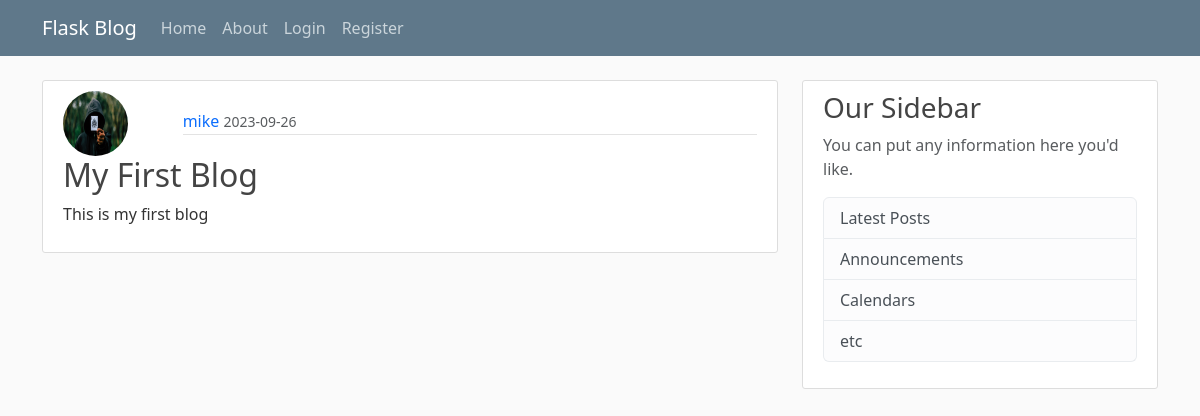
Before: / with the older database file.
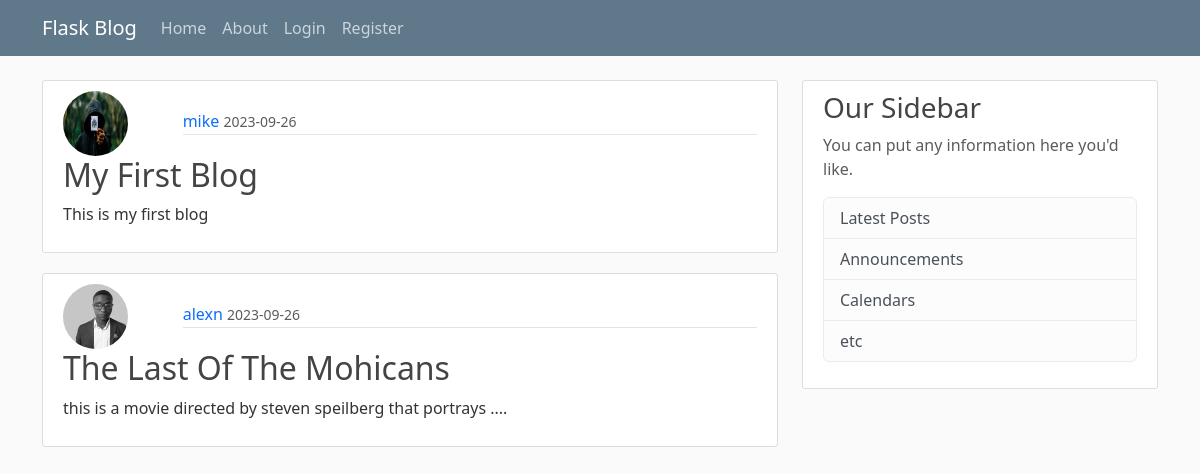
After: the same page with the newer database file.
### flaskblog/models.py (models this page shows, shortened)
class Post(db.Model):
    id = db.Column(db.Integer, primary_key=True)
    title = db.Column(db.String(100), nullable=False)
    date_posted = db.Column(db.DateTime, nullable=False, default=datetime.utcnow)
    content = db.Column(db.Text(), nullable=False)
    user_id = db.Column(db.Integer, db.ForeignKey('user.id'), nullable=False)

class User(db.Model, UserMixin):
    id = db.Column(db.Integer, primary_key=True)
    username = db.Column(db.String(20), unique=True, nullable=False)
    email = db.Column(db.String(120), unique=True, nullable=False)
    image_file = db.Column(db.String(20), nullable=False, default="default.jpg")
    password = db.Column(db.String(60), nullable=False)
    posts = db.relationship("Post", backref="author", lazy=True)

### flaskblog/routes.py (the view)
@app.route("/home")
@app.route("/")
def home():
    posts = Post.query.all()
    return render_template("home.html", posts=posts)

### flaskblog/templates/home.html
{% extends 'base.html' %}
{% block content %}
    {% for post in posts %}
        <article class="media content-section bg-gray-100">
            <div class="media-body">
                <div class="row align-items-center">
                    <div class="col-md-2">
                        <img class="rounded-circle article-img"
                            src="{{ url_for('static', filename='/profile_pics/' + post.author.image_file) }}"
                            alt="profile pic">
                    </div>
                    <div class="col-md-10">
                        <div class="article-metadata">
                            <a class="mr-2 text-decoration-none text-primary" href="#">{{ post.author.username }}</a>
                            <small class="text-muted">{{ post.date_posted.strftime('%Y-%m-%d') }}</small>
                        </div>
                    </div>
                </div>
                <div class="row">
                    <div class="col-md-12">
                        <h2><a class="article-title text-decoration-none" href="{{ url_for('post', post_id=post.id ) }}">{{ post.title }}</a></h2>
                        <p class="article-content">{{ post.content }}</p>
                    </div>
                </div>
            </div>
        </article>
    {% endfor %}
{% endblock %}

### flaskblog/templates/base.html (shortened to what this page needs)
<!DOCTYPE html>
<html lang="en">
<head>
    <link href="https://cdn.jsdelivr.net/npm/bootstrap@5.3.2/dist/css/bootstrap.min.css"
    rel="stylesheet"
>
    <link rel="stylesheet" href="{{ url_for('static', filename='main.css' ) }}">
</head>
<body>
    {% include 'navigation.html'   %}
    <main role="main" class="container bg-gray-400">
        <div class="row">
            <div class="col-md-8">
            {% block content %}{% endblock %}
            </div>
                <div class="col-md-4">
                <div class="content-section">
                    <h3>Our Sidebar</h3>
                    <p class='text-muted'>You can put any information here you'd like.
                    <ul class="list-group">
                        <li class="list-group-item list-group-item-light">Latest Posts</li>
                        <li class="list-group-item list-group-item-light">Announcements</li>
                        <li class="list-group-item list-group-item-light">Calendars</li>
                        <li class="list-group-item list-group-item-light">etc</li>
                    </ul>
                    </p>
                </div>
                </div>
        </div>
    </main>
</body>
</html>

### flaskblog/templates/navigation.html (shortened to what this page needs)
<header class="site-header">
  <nav class="navbar navbar-expand-md navbar-dark bg-steel fixed-top">
    <div class="container">
      <a class="navbar-brand mr-4" href="/">Flask Blog</a>
      <div class="collapse navbar-collapse" id="navbarToggle">
        <div class="navbar-nav mr-auto">
          <a class="nav-item nav-link" href="{{ url_for('home' ) }}">Home</a>
          <a class="nav-item nav-link" href="{{ url_for('about' ) }}">About</a>
        </div>
        <div class="navbar-nav">
          {% if current_user.is_authenticated %}
            <a class="nav-item nav-link" href="{{ url_for('new_post' ) }}">New</a>
            <a class="nav-item nav-link" href="{{ url_for('account' ) }}">Account</a>
            <a class="nav-item nav-link" href="{{ url_for('logout' ) }}">Logout</a>
          {% else %}
            <a class="nav-item nav-link" href="{{ url_for('login' ) }}">Login</a>
            <a class="nav-item nav-link" href="{{ url_for('register' ) }}">Register</a>
          {% endif %}
        </div>
      </div>
    </div>
  </nav>
</header>

### flaskblog/static/main.css (style rules this page uses)
body { background: #fafafa; color: #333333; margin-top: 5rem; }
h1, h2, h3, h4, h5, h6 { color: #444444; }
.bg-steel { background-color: #5f788a; }
.site-header .navbar-nav .nav-link { color: #cbd5db; }
.content-section { background: #ffffff; padding: 10px 20px; border: 1px solid #dddddd; border-radius: 3px; margin-bottom: 20px; }
.article-title { color: #444444; }
.article-content { white-space: pre-line; }
.article-img { height: 65px; width: 65px; margin-right: 16px; }
.article-metadata { padding-bottom: 1px; margin-bottom: 4px; border-bottom: 1px solid #e3e3e3 }

Changed rows visible on the page:
added Post: image_file (picture), author.username "alexn", date_posted "2023-09-26", title "The Last Of The Mohicans", content "this is a movie directed by steven speilberg that portrays ...."
